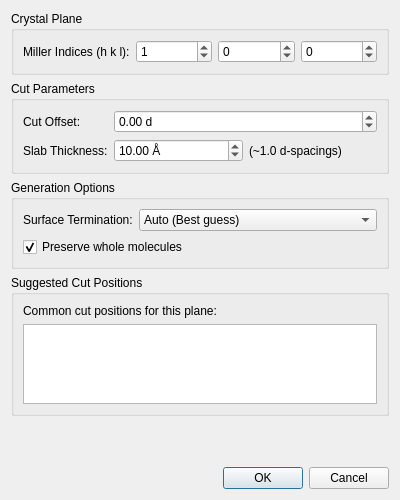
<?xml version="1.0" encoding="UTF-8"?>
<ui version="4.0">
 <class>CrystalCutDialog</class>
 <widget class="QDialog" name="CrystalCutDialog">
  <property name="geometry">
   <rect>
    <x>0</x>
    <y>0</y>
    <width>400</width>
    <height>500</height>
   </rect>
  </property>
  <property name="windowTitle">
   <string>Generate Crystal Slab</string>
  </property>
  <property name="modal">
   <bool>true</bool>
  </property>
  <layout class="QVBoxLayout" name="verticalLayout">
   <item>
    <widget class="QGroupBox" name="millerGroup">
     <property name="title">
      <string>Crystal Plane</string>
     </property>
     <layout class="QFormLayout" name="millerFormLayout">
      <item row="0" column="0">
       <widget class="QLabel" name="millerLabel">
        <property name="text">
         <string>Miller Indices (h k l):</string>
        </property>
       </widget>
      </item>
      <item row="0" column="1">
       <layout class="QHBoxLayout" name="millerHLayout">
        <item>
         <widget class="QSpinBox" name="millerHSpinBox">
          <property name="minimum">
           <number>-99</number>
          </property>
          <property name="maximum">
           <number>99</number>
          </property>
          <property name="value">
           <number>1</number>
          </property>
         </widget>
        </item>
        <item>
         <widget class="QSpinBox" name="millerKSpinBox">
          <property name="minimum">
           <number>-99</number>
          </property>
          <property name="maximum">
           <number>99</number>
          </property>
         </widget>
        </item>
        <item>
         <widget class="QSpinBox" name="millerLSpinBox">
          <property name="minimum">
           <number>-99</number>
          </property>
          <property name="maximum">
           <number>99</number>
          </property>
         </widget>
        </item>
       </layout>
      </item>
     </layout>
    </widget>
   </item>
   <item>
    <widget class="QGroupBox" name="cutGroup">
     <property name="title">
      <string>Cut Parameters</string>
     </property>
     <layout class="QFormLayout" name="cutFormLayout">
      <item row="0" column="0">
       <widget class="QLabel" name="offsetLabel">
        <property name="text">
         <string>Cut Offset:</string>
        </property>
       </widget>
      </item>
      <item row="0" column="1">
       <widget class="QDoubleSpinBox" name="offsetSpinBox">
        <property name="toolTip">
         <string>Offset along the plane normal in d-spacing units</string>
        </property>
        <property name="suffix">
         <string> d</string>
        </property>
        <property name="decimals">
         <number>2</number>
        </property>
        <property name="minimum">
         <double>-10.000000000000000</double>
        </property>
        <property name="maximum">
         <double>10.000000000000000</double>
        </property>
        <property name="singleStep">
         <double>0.250000000000000</double>
        </property>
       </widget>
      </item>
      <item row="1" column="0">
       <widget class="QLabel" name="thicknessLabel">
        <property name="text">
         <string>Slab Thickness:</string>
        </property>
       </widget>
      </item>
      <item row="1" column="1">
       <layout class="QHBoxLayout" name="thicknessLayout">
        <item>
         <widget class="QDoubleSpinBox" name="thicknessSpinBox">
          <property name="toolTip">
           <string>Thickness of the slab in Angstroms</string>
          </property>
          <property name="suffix">
           <string> Å</string>
          </property>
          <property name="minimum">
           <double>1.000000000000000</double>
          </property>
          <property name="maximum">
           <double>100.000000000000000</double>
          </property>
          <property name="value">
           <double>10.000000000000000</double>
          </property>
         </widget>
        </item>
        <item>
         <widget class="QLabel" name="thicknessInfoLabel">
          <property name="text">
           <string>(~1.0 d-spacings)</string>
          </property>
          <property name="toolTip">
           <string>Approximate number of d-spacing units</string>
          </property>
         </widget>
        </item>
       </layout>
      </item>
     </layout>
    </widget>
   </item>
   <item>
    <widget class="QGroupBox" name="optionsGroup">
     <property name="title">
      <string>Generation Options</string>
     </property>
     <layout class="QFormLayout" name="optionsFormLayout">
      <item row="0" column="0">
       <widget class="QLabel" name="terminationLabel">
        <property name="text">
         <string>Surface Termination:</string>
        </property>
       </widget>
      </item>
      <item row="0" column="1">
       <widget class="QComboBox" name="terminationComboBox">
        <property name="toolTip">
         <string>Choose how the surface should be terminated</string>
        </property>
        <item>
         <property name="text">
          <string>Auto (Best guess)</string>
         </property>
        </item>
        <item>
         <property name="text">
          <string>Custom...</string>
         </property>
        </item>
       </widget>
      </item>
      <item row="1" column="0" colspan="2">
       <widget class="QCheckBox" name="preserveMoleculesCheckBox">
        <property name="text">
         <string>Preserve whole molecules</string>
        </property>
        <property name="toolTip">
         <string>Keep molecular units intact rather than cutting through bonds</string>
        </property>
        <property name="checked">
         <bool>true</bool>
        </property>
       </widget>
      </item>
     </layout>
    </widget>
   </item>
   <item>
    <widget class="QGroupBox" name="suggestedGroup">
     <property name="title">
      <string>Suggested Cut Positions</string>
     </property>
     <layout class="QVBoxLayout" name="suggestedLayout">
      <item>
       <widget class="QLabel" name="suggestedLabel">
        <property name="text">
         <string>Common cut positions for this plane:</string>
        </property>
       </widget>
      </item>
      <item>
       <widget class="QListWidget" name="suggestedOffsetsList">
        <property name="maximumSize">
         <size>
          <width>16777215</width>
          <height>80</height>
         </size>
        </property>
        <property name="toolTip">
         <string>Click to use a suggested cut position</string>
        </property>
       </widget>
      </item>
     </layout>
    </widget>
   </item>
   <item>
    <spacer name="verticalSpacer">
     <property name="orientation">
      <enum>Qt::Vertical</enum>
     </property>
     <property name="sizeHint" stdset="0">
      <size>
       <width>20</width>
       <height>40</height>
      </size>
     </property>
    </spacer>
   </item>
   <item>
    <widget class="QDialogButtonBox" name="buttonBox">
     <property name="orientation">
      <enum>Qt::Horizontal</enum>
     </property>
     <property name="standardButtons">
      <set>QDialogButtonBox::Cancel|QDialogButtonBox::Ok</set>
     </property>
    </widget>
   </item>
  </layout>
 </widget>
 <resources/>
 <connections>
  <connection>
   <sender>buttonBox</sender>
   <signal>accepted()</signal>
   <receiver>CrystalCutDialog</receiver>
   <slot>accept()</slot>
   <hints>
    <hint type="sourcelabel">
     <x>248</x>
     <y>254</y>
    </hint>
    <hint type="destinationlabel">
     <x>157</x>
     <y>274</y>
    </hint>
   </hints>
  </connection>
  <connection>
   <sender>buttonBox</sender>
   <signal>rejected()</signal>
   <receiver>CrystalCutDialog</receiver>
   <slot>reject()</slot>
   <hints>
    <hint type="sourcelabel">
     <x>316</x>
     <y>260</y>
    </hint>
    <hint type="destinationlabel">
     <x>286</x>
     <y>274</y>
    </hint>
   </hints>
  </connection>
 </connections>
</ui>
